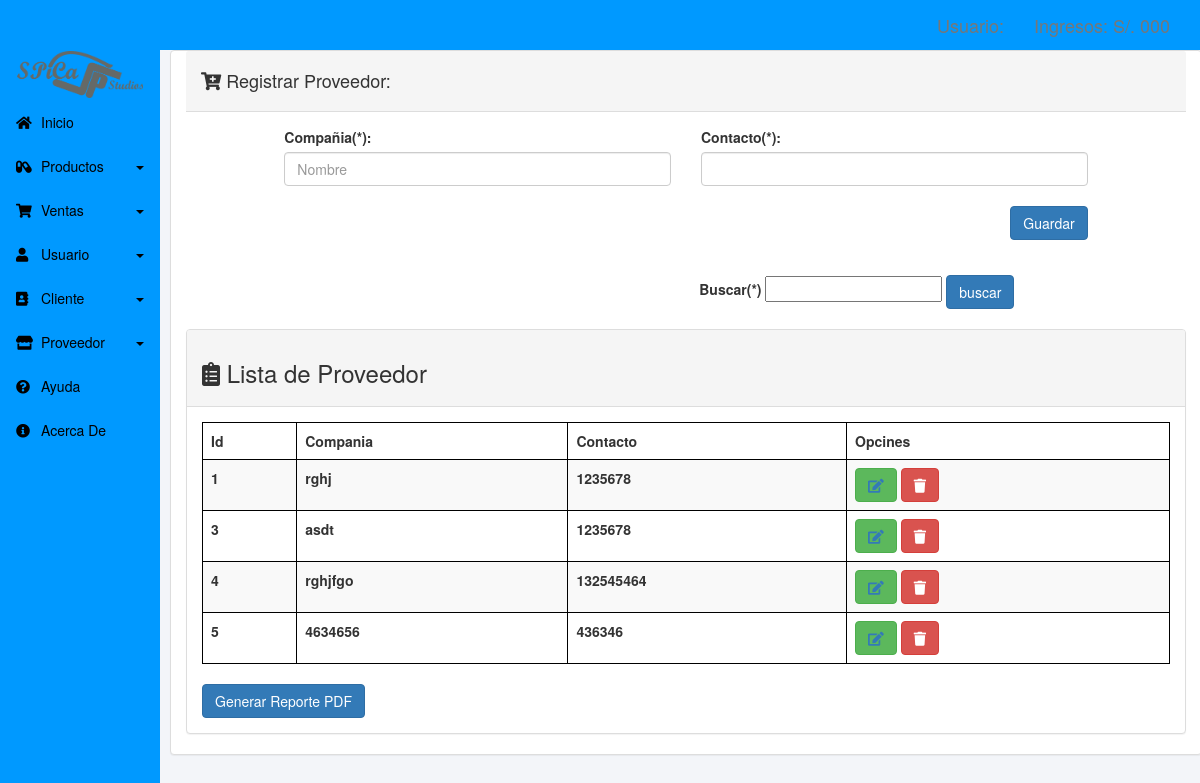
Screenshot of /vistas/registrar_proveedor.php with the database file from the repository.
### tables this page shows
CREATE TABLE `proveedor` (
  `id_proveedor` int(5) NOT NULL,
  `compania` varchar(45) NOT NULL,
  `contacto` varchar(25) NOT NULL,
  `estado` int(1) DEFAULT '1'
);

### app/conexion.php (called while the page is built, shortened)
<?php
class conexion
{
	private static $conexion;
	public static function abrirConexion(){
		self::$conexion = new mysqli(NOMBRE_SERVIDOR,NOMBRE_USUARIO,PASSWORD,NOMBRE_BD);
}
	public static function obtenerConexion(){
		return self::$conexion;
	}
}
?>

### app/repositorioProveedor.php (called while the page is built, shortened)
<?php
class repositorioProveedor
{
public static function obtenerTodo($conexion){
	$proveedorObtenidos = [];
	if (isset($conexion)) {
		include_once 'app/Proveedor.php';
		$sql="SELECT * FROM proveedor";
		$resultado = $conexion->query($sql);
			while($fila = $resultado->fetch_assoc()) {
				$proveedorObtenidos [] = new Proveedor($fila['id_proveedor'],$fila['compania'],$fila['contacto'],$fila['estado']);
		}
		}
		return $proveedorObtenidos;
}
}
?>

### app/Proveedor.php (called while the page is built, shortened)
<?php
class Proveedor
{
	private $id;
	private $compania;
	private $contacto;
	public function __construct($id, $compania, $contacto, $estado)
	{
		$this->id = $id;
		$this->compania = $compania;
		$this->contacto = $contacto;
	}
	public function getId(){
		return $this->id;
	}
	public function getCompania(){
		return $this->compania;
	}
	public function getContacto(){
		return $this->contacto;
	}
}
?>

### vistas/registrar_proveedor.php (the view, shortened to what this page needs)
<?php
include_once 'app/Proveedor.php';
include_once 'app/repositorioProveedor.php';
include_once 'app/conexion.php';
include_once 'plantilla/doc_declaracion_head.php';
include_once 'plantilla/navbar.php';
include_once 'plantilla/menu_lateral.php';
$proveedores = repositorioProveedor::obtenerTodo(conexion::obtenerConexion());
	?>
<section class="panel panel-default container">
	<div class="panel-heading">
		<h4><i class="fas fa-cart-plus"></i> Registrar Proveedor:</h4>
	</div>
	<div class="panel-body">
	<div class="row">
	<div class="col-md-1"></div>
	<form method="post" action="<?php echo RUTA_REGISTRO_PROVEEDOR;?>">
	<?php
	if(isset($_POST['editarProveedor'])){
	$id = $_POST['idProveedor'];
	$proveedorRecuperado=repositorioProveedor::obtenerProveedorId(conexion::obtenerConexion(),$id);
?>
	<div class="col-md-5">
		<label>Compañia(*):</label><br>
		<input class="form-control" type="text" name="compania" placeholder="Nombre" value="<?php echo $proveedorRecuperado->getCompania();?>"><br>
		<label>Estado(*):</label><br>
		<input class="form-control" type="text" name="estado" value="<?php echo $proveedorRecuperado->getEstado();?>"><br>
	</div>
	<div class="col-md-5">
		<label>Contacto(*):</label><br>
		<input class="form-control" type="text" name="contacto" value="<?php echo $proveedorRecuperado->getContacto();?>"><br>
		<div class="text-right">
		<input  type="hidden" name="idProveedor" value="<?php echo $proveedorRecuperado->getId();?>"><br>
			<button class="btn btn-primary" name="ActualisarProveedor">Actualisar</button>
		</div>
	</div>
	<?php
}else{
	?>
	<div class="col-md-5">
		<label>Compañia(*):</label><br>
		<input class="form-control" type="text" name="compania" placeholder="Nombre"><br>
	</div>
	<div class="col-md-5">
		<label>Contacto(*):</label><br>
		<input class="form-control" type="text" name="contacto"><br>
		<div class="text-right">
			<button class="btn btn-primary" name="guardarProveedor">Guardar</button>
		</div>
	</div>
	<?php
}
	?>
</form>
	</div>
</div>
<div class="row"><br>
	<div class="col-md-10 text-right">
		<form>
			<label>Buscar(*)</label>
			<input type="text" name="nombre">
			<button type="submit" class="btn btn-primary" name="buscar">buscar</button>
		</form>
		<br>
	</div>
</div>
<div class="panel panel-default">
	<div class="panel-heading">
		<h3><i class="fas fa-clipboard-list"></i> Lista de Proveedor</h3>
	</div>
	<div class="panel-body">
		<table class="table table-striped">
			<thead>
				<tr>
					<th>Id</th>
					<th>Compania</th>
					<th>Contacto</th>
					<th>Opcines</th>
				</tr>
			</thead>
			<tbody>
			<?php
                if (count($proveedores)) {
                    foreach ($proveedores as $proveedor) {
                        ?>
				<tr>
					<td><label><?php echo $proveedor->getId();?></td>
					<td><label><?php echo $proveedor->getCompania();?></td>
					<td><label><?php echo $proveedor->getContacto();?></label></td>
					<td>
                   <form method="POST" acction="<?php echo RUTA_REGISTRO_PROVEEDOR;?>">
                    <button type="submit" class="btn btn-success" name="editarProveedor" ><a data-toggle="collapse" href="#avanzada"><i class="fa fa-edit"></i></a></button>
                    <button class="btn btn-danger" name="eliminar"><i class="fa fa-trash"></i></button>
                    </form>
                    </td>
				</tr>
                        <?php
                    }
                }?>
			</tbody>
		</table>
		<a class="btn btn-primary" name="buscar" href="<?php echo RUTA_REPORTE_PROVEEDOR;?>">Generar Reporte PDF</a>
	</div>
</div>
</section>
<?php
include_once 'plantilla/doc_declaracion_foot.php';
?>

### css/estilo.css (style rules this page uses)
body { background-color: #f3f5f9; }
.container { width: 86% !important; margin-left:170px !important; margin-top: 10px !important; margin-right: 10px !important; margin-bottom: 10px !important; }
.table, th, td { border: 0.2px solid #000 !important; }

### rows the page displays
proveedor: id_proveedor "1", compania "rghj", contacto "1235678"
proveedor: id_proveedor "3", compania "asdt", contacto "1235678"
proveedor: id_proveedor "4", compania "rghjfgo", contacto "132545464"
proveedor: id_proveedor "5", compania "4634656", contacto "436346"
